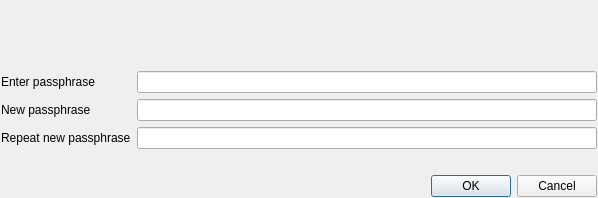
<?xml version="1.0" encoding="UTF-8"?>
<ui version="4.0">
 <class>AskPassphraseDialog</class>
 <widget class="QDialog" name="AskPassphraseDialog">
  <property name="geometry">
   <rect>
    <x>0</x>
    <y>0</y>
    <width>598</width>
    <height>198</height>
   </rect>
  </property>
  <property name="sizePolicy">
   <sizepolicy hsizetype="Preferred" vsizetype="Minimum">
    <horstretch>0</horstretch>
    <verstretch>0</verstretch>
   </sizepolicy>
  </property>
  <property name="minimumSize">
   <size>
    <width>550</width>
    <height>0</height>
   </size>
  </property>
  <property name="windowTitle">
   <string>Passphrase Dialog</string>
  </property>
  <layout class="QVBoxLayout" name="verticalLayout">
   <property name="leftMargin">
    <number>1</number>
   </property>
   <property name="topMargin">
    <number>1</number>
   </property>
   <property name="rightMargin">
    <number>1</number>
   </property>
   <property name="bottomMargin">
    <number>1</number>
   </property>
   <item>
    <widget class="QLabel" name="warningLabel">
     <property name="textFormat">
      <enum>Qt::RichText</enum>
     </property>
     <property name="wordWrap">
      <bool>true</bool>
     </property>
    </widget>
   </item>
   <item>
    <layout class="QFormLayout" name="formLayout">
     <property name="fieldGrowthPolicy">
      <enum>QFormLayout::AllNonFixedFieldsGrow</enum>
     </property>
     <item row="0" column="0">
      <widget class="QLabel" name="passLabel1">
       <property name="text">
        <string>Enter passphrase</string>
       </property>
      </widget>
     </item>
     <item row="0" column="1">
      <widget class="QLineEdit" name="passEdit1">
       <property name="echoMode">
        <enum>QLineEdit::Password</enum>
       </property>
      </widget>
     </item>
     <item row="1" column="0">
      <widget class="QLabel" name="passLabel2">
       <property name="text">
        <string>New passphrase</string>
       </property>
      </widget>
     </item>
     <item row="1" column="1">
      <widget class="QLineEdit" name="passEdit2">
       <property name="echoMode">
        <enum>QLineEdit::Password</enum>
       </property>
      </widget>
     </item>
     <item row="2" column="0">
      <widget class="QLabel" name="passLabel3">
       <property name="text">
        <string>Repeat new passphrase</string>
       </property>
      </widget>
     </item>
     <item row="2" column="1">
      <widget class="QLineEdit" name="passEdit3">
       <property name="echoMode">
        <enum>QLineEdit::Password</enum>
       </property>
      </widget>
     </item>
     <item row="3" column="1">
      <widget class="QLabel" name="capsLabel">
       <property name="font">
        <font>
         <weight>75</weight>
         <bold>true</bold>
        </font>
       </property>
       <property name="text">
        <string/>
       </property>
       <property name="alignment">
        <set>Qt::AlignCenter</set>
       </property>
      </widget>
     </item>
    </layout>
   </item>
   <item>
    <widget class="QDialogButtonBox" name="buttonBox">
     <property name="orientation">
      <enum>Qt::Horizontal</enum>
     </property>
     <property name="standardButtons">
      <set>QDialogButtonBox::Cancel|QDialogButtonBox::Ok</set>
     </property>
    </widget>
   </item>
  </layout>
 </widget>
 <resources/>
 <connections>
  <connection>
   <sender>buttonBox</sender>
   <signal>accepted()</signal>
   <receiver>AskPassphraseDialog</receiver>
   <slot>accept()</slot>
   <hints>
    <hint type="sourcelabel">
     <x>248</x>
     <y>254</y>
    </hint>
    <hint type="destinationlabel">
     <x>157</x>
     <y>274</y>
    </hint>
   </hints>
  </connection>
  <connection>
   <sender>buttonBox</sender>
   <signal>rejected()</signal>
   <receiver>AskPassphraseDialog</receiver>
   <slot>reject()</slot>
   <hints>
    <hint type="sourcelabel">
     <x>316</x>
     <y>260</y>
    </hint>
    <hint type="destinationlabel">
     <x>286</x>
     <y>274</y>
    </hint>
   </hints>
  </connection>
 </connections>
</ui>
